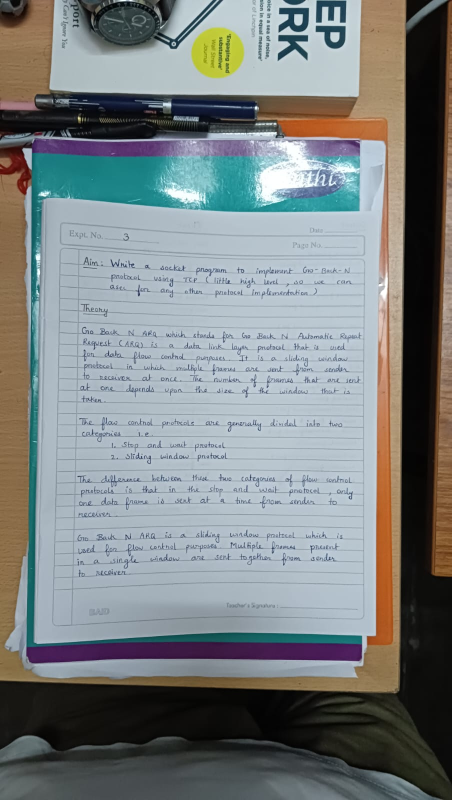
#> input picture captures/cam2.jpg, 903 x 1600 px, found by its file name (shown at 1/2 size)
$ python scanner.py
#> lines starting #> are read from the running program, lines starting #| are printed output that depends on the picture; after the words box and inside, x2 and y2 are one past the last pixel; in counts of white or black regions, pixels touching at a corner belong together
import cv2
import os

imgpath = os.getcwd() + "\eVault\doc_scanner\captures\cam2.jpg"

image = cv2.imread(imgpath)
#> image is the input picture: shape (1600, 903, 3); mean B, G, R 129.8, 129.2, 123.3

gray_image = cv2.cvtColor(image, cv2.COLOR_BGR2GRAY)
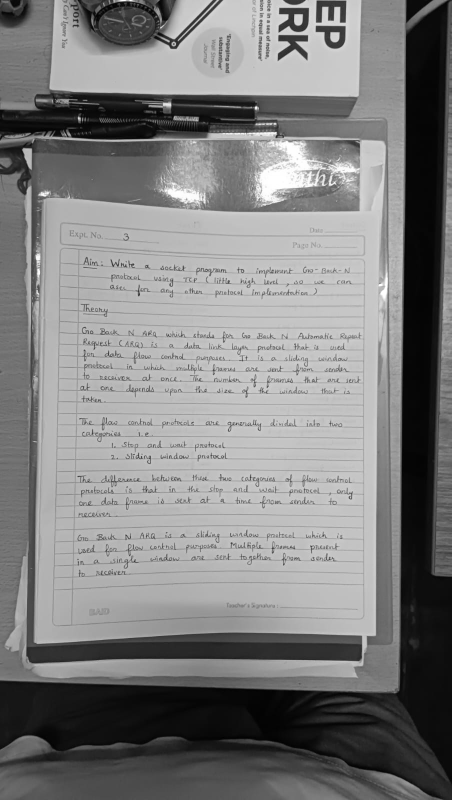
#> gray_image: shape (1600, 903) (shown at 1/2 size); min 0, max 255, mean 127.5

edges = cv2.Canny(gray_image, threshold1=30, threshold2=100)
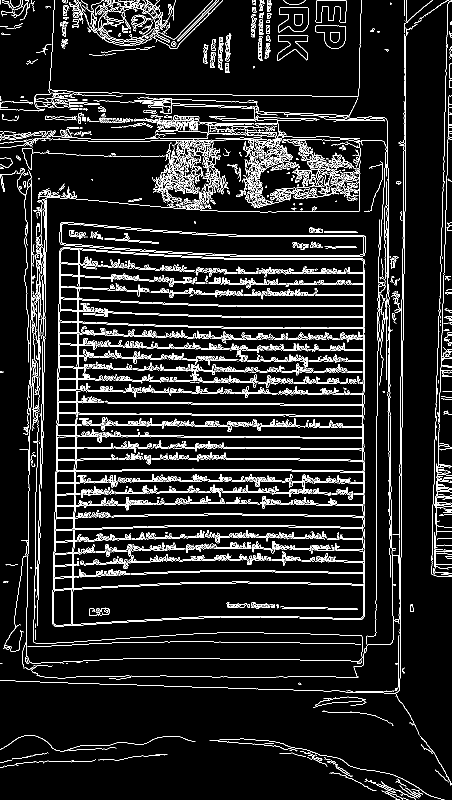
#> edges: shape (1600, 903) (shown at 1/2 size); 8.6% white in thin lines or dots

contours, _ = cv2.findContours(edges, cv2.RETR_EXTERNAL, cv2.CHAIN_APPROX_SIMPLE)
#> contours = 1790 contours, 1516 with area under 20; largest, box (x1, y1, x2, y2) and area: (104, 495, 731, 1253) 64662, (119, 444, 731, 514) 26472, (557, 15, 618, 65) 2328, (631, 51, 692, 98) 1958, (631, 1, 693, 46) 1772

if contours:
    largest_contour = max(contours, key=cv2.contourArea)
#> largest_contour = contour of 4864 points, box (x1, y1, x2, y2) (104, 495, 731, 1253), area 64662
    x, y, w, h = cv2.boundingRect(largest_contour)
#> x = 104; y = 495; w = 627; h = 758

    document_region = image[y:y+h, x:x+w]
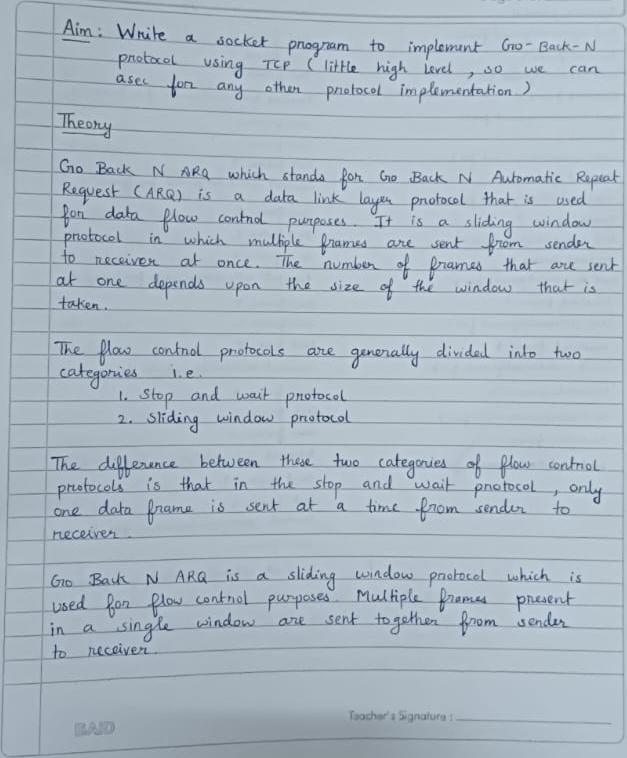
#> document_region: shape (758, 627, 3); mean B, G, R 193.7, 183.3, 170.5

    alpha = 1.2
    beta = 2
    enhanced_document_region = cv2.convertScaleAbs(document_region, alpha=alpha, beta=beta)
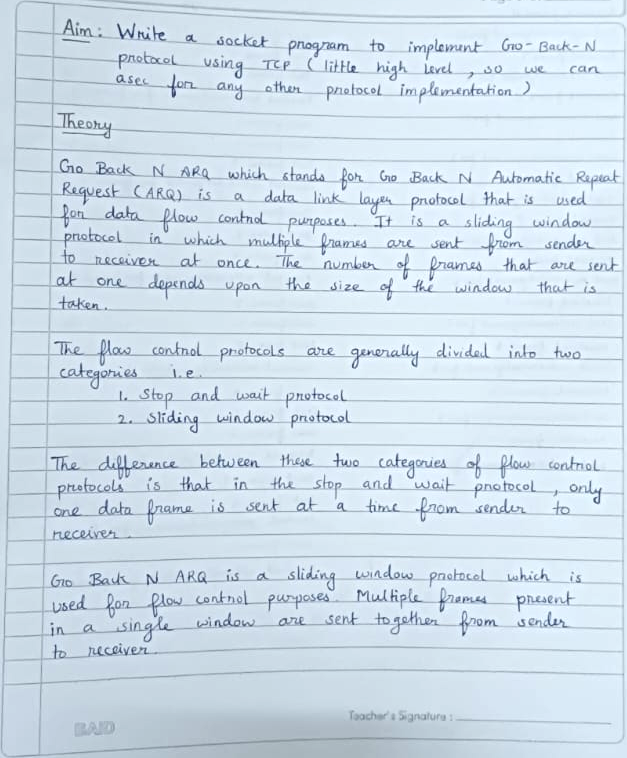
#> enhanced_document_region: shape (758, 627, 3); mean B, G, R 234, 221.9, 206.6

    cv2.imwrite('cropped_document_contrast_enhanced.jpg', enhanced_document_region)

    cv2.namedWindow('Cropped Document with Contrast Enhancement', cv2.WINDOW_NORMAL)
    cv2.imshow('Cropped Document with Contrast Enhancement', enhanced_document_region)

    cv2.namedWindow('Original Document', cv2.WINDOW_NORMAL)
    cv2.resizeWindow('Original Document', 450, 750)
    cv2.imshow('Original Document', image)

    cv2.waitKey(0)
    cv2.destroyAllWindows()
else:
    print("No contours found.")

$ run again, with captures/cam1.jpg copied over captures/cam2.jpg
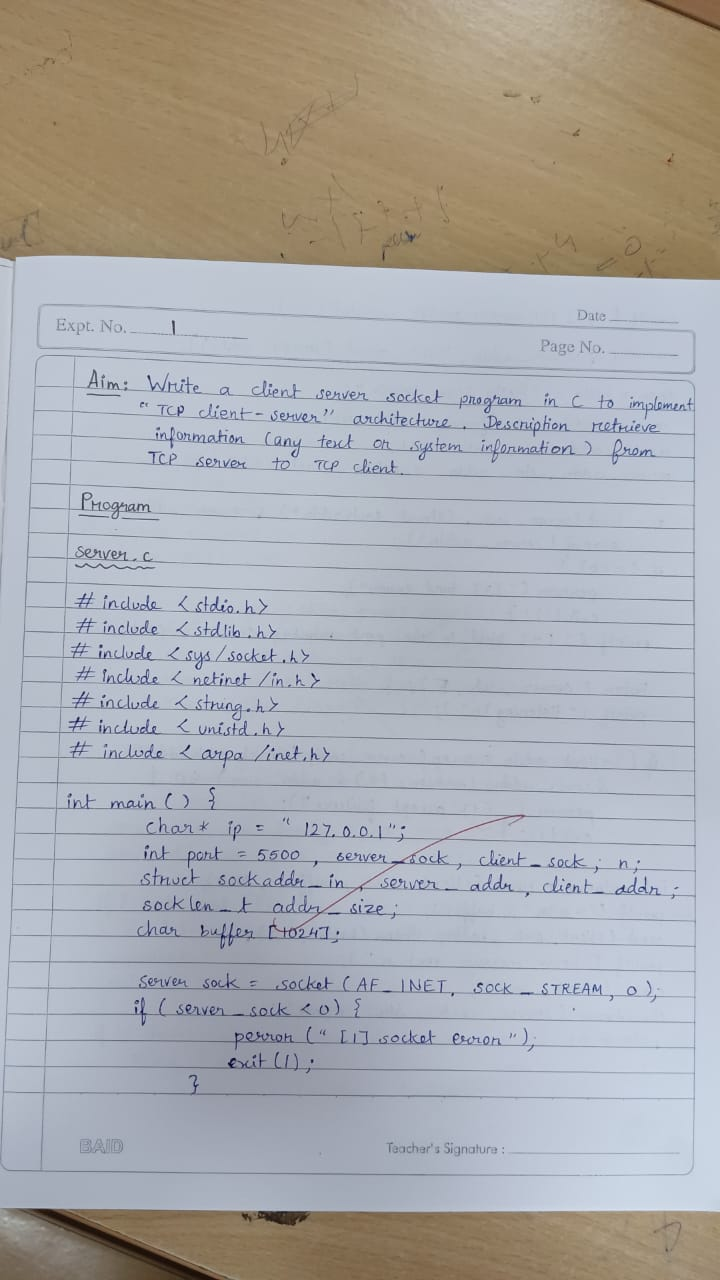
#> input picture captures/cam1.jpg, 720 x 1280 px, found by its file name
#> image is the input picture: shape (1280, 720, 3); mean B, G, R 172.2, 170.3, 170.2
#> `edges = cv2.Canny(gray_image, threshold1=30, threshold2=100)`:
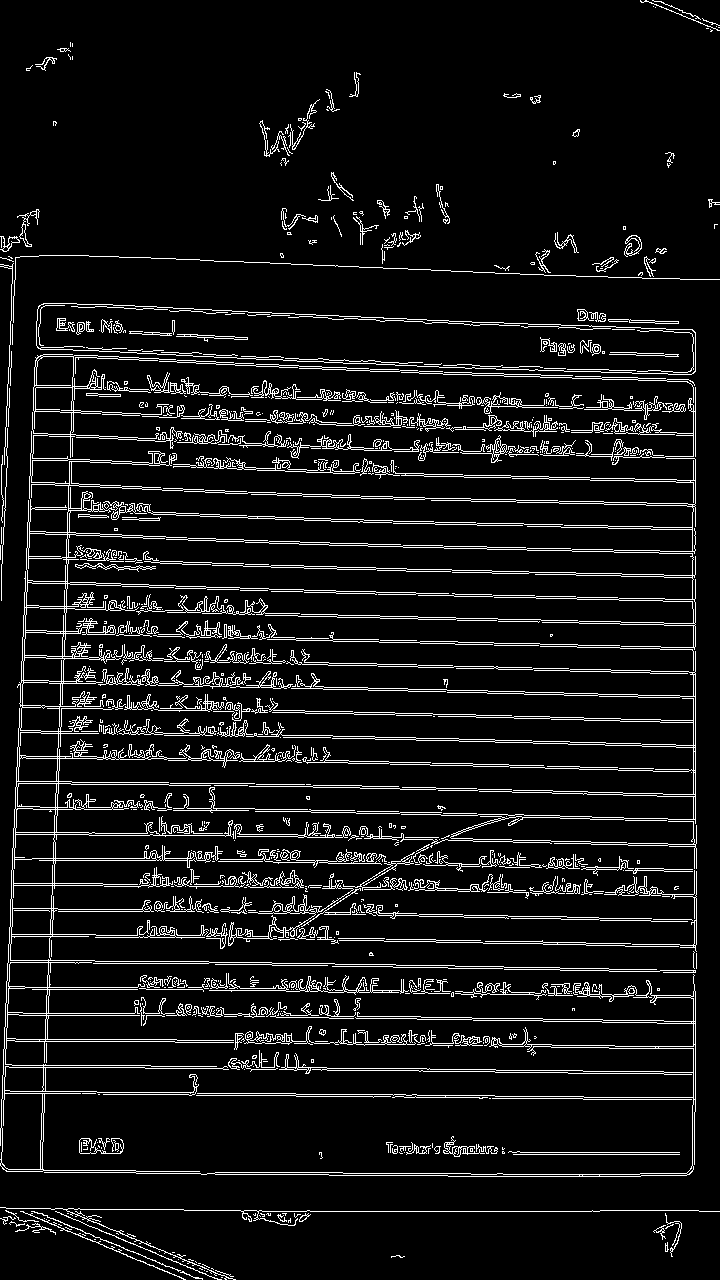
#> edges: shape (1280, 720); 8.1% white in thin lines or dots
#> contours = 862 contours, 710 with area under 20; largest, box (x1, y1, x2, y2) and area: (0, 354, 696, 1177) 36656, (36, 303, 696, 375) 30444, (246, 651, 697, 869) 1991, (212, 458, 696, 650) 1878, (244, 1026, 416, 1046) 557
#> largest_contour = contour of 3645 points, box (x1, y1, x2, y2) (0, 354, 696, 1177), area 36656
#> x = 0; y = 354; w = 696; h = 823
#> `enhanced_document_region = cv2.convertScaleAbs(document_region, alpha=..`:
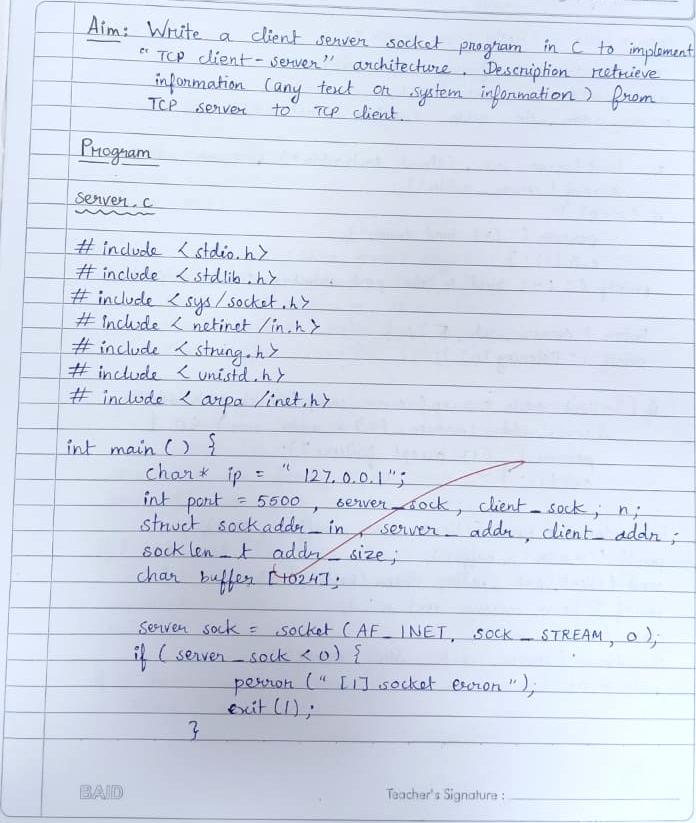
#> enhanced_document_region: shape (823, 696, 3); mean B, G, R 235.2, 219.7, 211.2

$ run again, with captures/cam4.jpg copied over captures/cam2.jpg
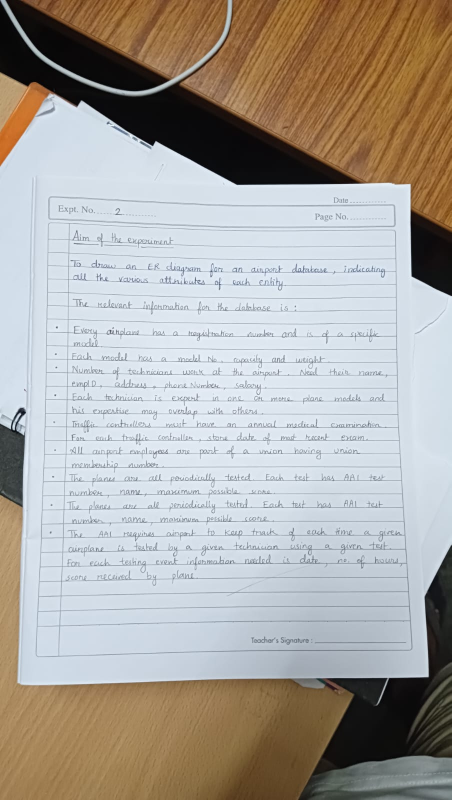
#> input picture captures/cam4.jpg, 903 x 1600 px, found by its file name (shown at 1/2 size)
#> image is the input picture: shape (1600, 903, 3); mean B, G, R 161.4, 167, 171
#> `edges = cv2.Canny(gray_image, threshold1=30, threshold2=100)`:
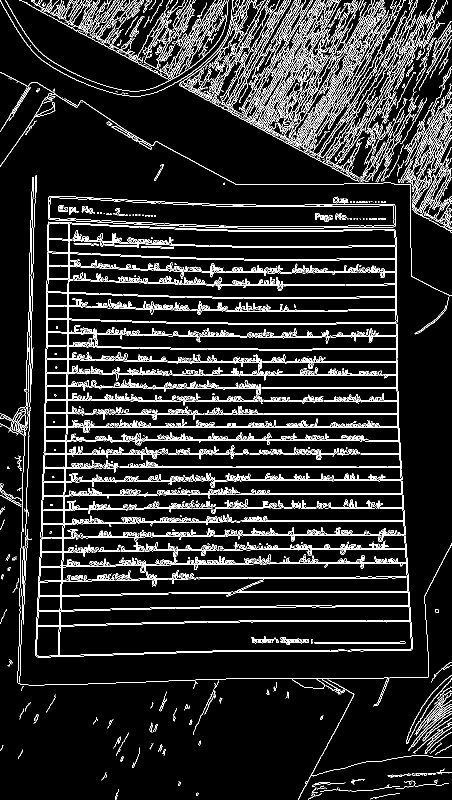
#> edges: shape (1600, 903) (shown at 1/2 size); 9.9% white in thin lines or dots
#> contours = 1463 contours, 1162 with area under 20; largest, box (x1, y1, x2, y2) and area: (71, 443, 826, 1315) 111704, (501, 0, 681, 270) 6295, (288, 0, 439, 155) 938, (335, 708, 765, 761) 835, (226, 760, 522, 791) 690
#> largest_contour = contour of 11140 points, box (x1, y1, x2, y2) (71, 443, 826, 1315), area 111704
#> x = 71; y = 443; w = 755; h = 872
#> `enhanced_document_region = cv2.convertScaleAbs(document_region, alpha=..`:
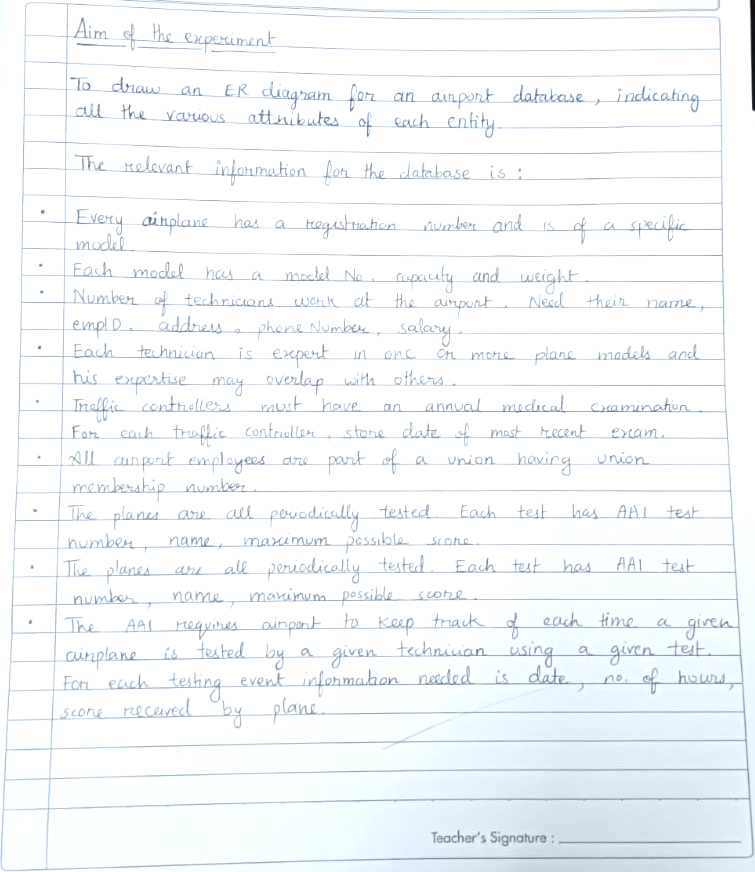
#> enhanced_document_region: shape (872, 755, 3); mean B, G, R 250, 247.5, 244
